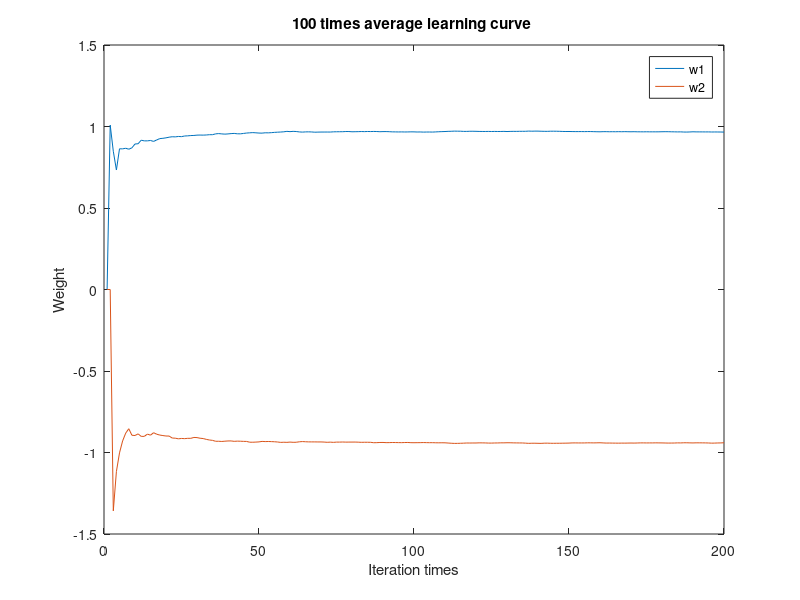
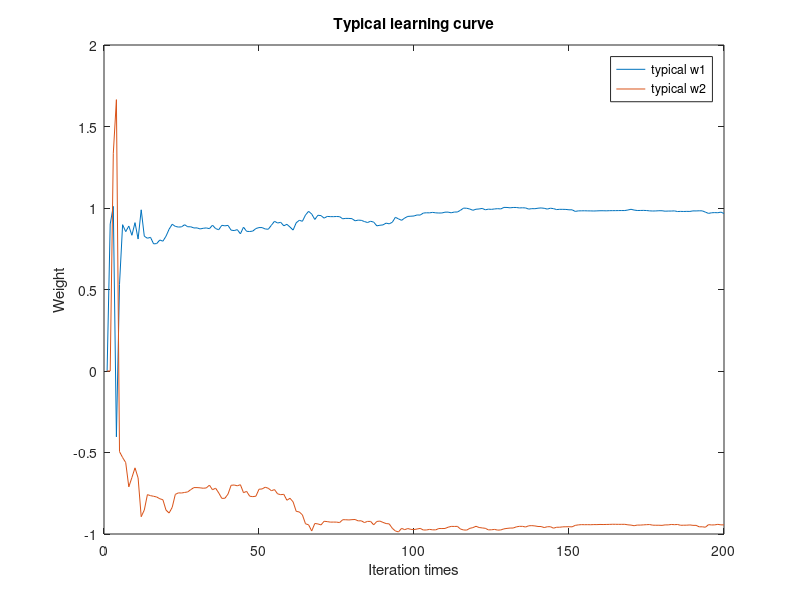
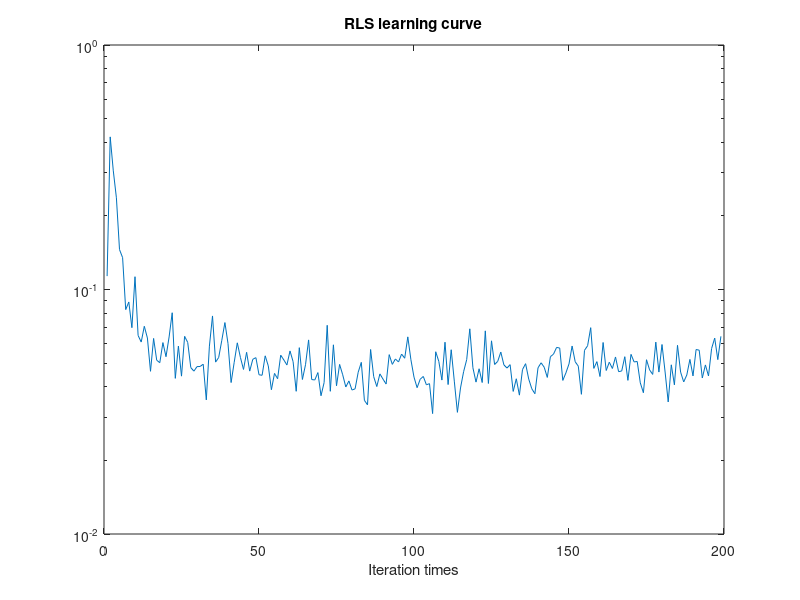
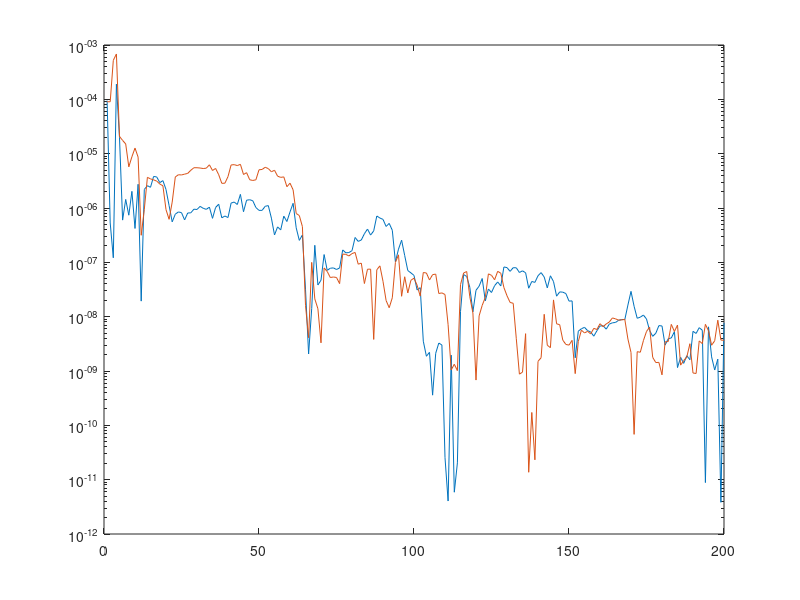

Here is the MATLAB script that generated these plots, in order:
clc
clear all
close all
j=sqrt(-1);

L=200   ;               %signal length
sigma_v_2=0.0731;      %noise power

test_N=100;
w_test=0;
xi_test=0;
for test=1:test_N
	v=sqrt(sigma_v_2)*randn(1,L);
	b=1;
	a=[1 -0.975 0.95];
    w_theory=-conj(a(2:end)).';
    %a=[1 0.99];
	z=filtic(b,a,[0 0]);
	u=filter(b,a,v,z);
    
    %%
    n0=1;               %n0 Step Linear Prediction
    M=2;
    d=u(n0+1:end);        %Expectations correspond
    u1=[zeros(1,M-1) u];
    A=zeros(L,M);
    for k=1:L
        A(k,:)=u1(M-1+k:-1:k);
    end
        
    
    %% RLS
    delta=0.004;
    lambda=0.99;
    w_est=zeros(M,L-n0);
    xi=zeros(L,1);
    P=1/delta*eye(M);
    for nn=1:L-n0
        k=1/lambda * P *A(nn,:)'/ ( 1+1/lambda*A(nn,:)*P*A(nn,:)'  );
        xi(nn)=d(nn)-w_est(:,nn)'*A(nn,:)';
        w_est(:,nn+1)=w_est(:,nn)+k*conj(xi(nn));
        P=1/lambda*P-1/lambda*k*A(nn,:)*P;
    end
    w_test=w_test+w_est;
    w_err=abs(w_est-w_theory);
    xi_test=xi_test+abs(xi);
end
w_test=w_test/test_N;
w_err=w_err/test_N;
w_err=w_err.^2;
xi_test=xi_test/test_N;
w_test(:,end)
figure 
plot(w_test(1,:))
hold on
plot(w_test(2,:))
title('100 times average learning curve ')
legend('w1', 'w2');
xlabel('Iteration times')
ylabel('Weight')

figure
plot(w_est(1,:))
hold on
plot(w_est(2,:))
legend('typical w1', 'typical w2');
title('Typical learning curve')
xlabel('Iteration times')
ylabel('Weight')

figure
MSE=xi_test.^2;
semilogy(MSE)
title('RLS learning curve')
xlabel('Iteration times')

figure
semilogy(w_err(1,:))
hold on
semilogy(w_err(2,:))
    
